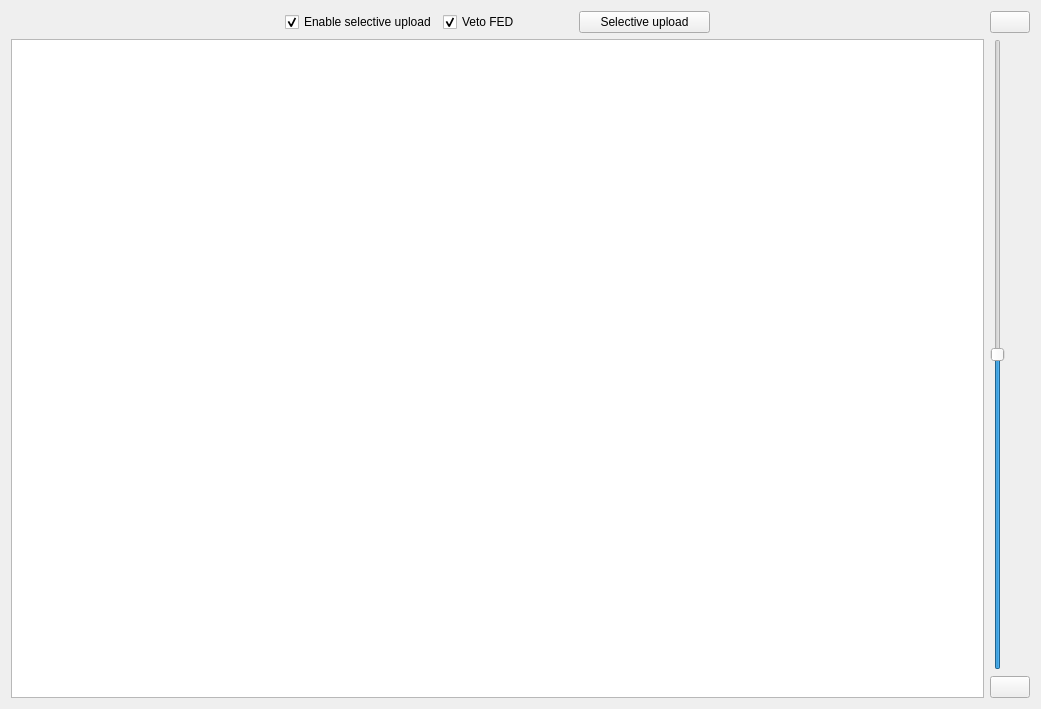
<?xml version="1.0" encoding="UTF-8"?>
<ui version="4.0">
 <class>FedMap</class>
 <widget class="QConnectedTabWidget" name="FedMap">
  <property name="geometry">
   <rect>
    <x>0</x>
    <y>0</y>
    <width>1041</width>
    <height>709</height>
   </rect>
  </property>
  <property name="windowTitle">
   <string>FED Map</string>
  </property>
  <layout class="QHBoxLayout" name="horizontalLayout_2">
   <item>
    <layout class="QHBoxLayout" name="horizontalLayout">
     <item>
      <layout class="QVBoxLayout" name="verticalLayout_2">
       <item>
        <layout class="QHBoxLayout" name="horizontalLayout_3">
         <item>
          <widget class="QLabel" name="bufferLabel1">
           <property name="text">
            <string/>
           </property>
          </widget>
         </item>
         <item>
          <widget class="QLabel" name="bufferLabel2">
           <property name="text">
            <string/>
           </property>
          </widget>
         </item>
         <item>
          <widget class="QCheckBox" name="chkEnable">
           <property name="text">
            <string>Enable selective upload</string>
           </property>
           <property name="checked">
            <bool>true</bool>
           </property>
          </widget>
         </item>
         <item>
          <widget class="QCheckBox" name="chkVeto">
           <property name="text">
            <string>Veto FED</string>
           </property>
           <property name="checked">
            <bool>true</bool>
           </property>
          </widget>
         </item>
         <item>
          <widget class="QPushButton" name="btnUpload">
           <property name="text">
            <string>Selective upload</string>
           </property>
          </widget>
         </item>
         <item>
          <widget class="QLabel" name="bufferLabel3">
           <property name="text">
            <string/>
           </property>
          </widget>
         </item>
         <item>
          <widget class="QLabel" name="bufferLabel4">
           <property name="text">
            <string/>
           </property>
          </widget>
         </item>
        </layout>
       </item>
       <item>
        <widget class="FedGraphicsView" name="graphicsView"/>
       </item>
      </layout>
     </item>
     <item>
      <layout class="QVBoxLayout" name="verticalLayout">
       <item>
        <widget class="QPushButton" name="btnZoomIn">
         <property name="text">
          <string/>
         </property>
         <property name="icon">
          <iconset>
           <normaloff>images/zoomin.png</normaloff>images/zoomin.png</iconset>
         </property>
        </widget>
       </item>
       <item>
        <widget class="QSlider" name="zoomSlider">
         <property name="minimum">
          <number>-50</number>
         </property>
         <property name="maximum">
          <number>50</number>
         </property>
         <property name="value">
          <number>0</number>
         </property>
         <property name="orientation">
          <enum>Qt::Vertical</enum>
         </property>
        </widget>
       </item>
       <item>
        <widget class="QPushButton" name="btnZoomOut">
         <property name="text">
          <string/>
         </property>
         <property name="icon">
          <iconset>
           <normaloff>images/zoomout.png</normaloff>images/zoomout.png</iconset>
         </property>
        </widget>
       </item>
      </layout>
     </item>
    </layout>
   </item>
  </layout>
 </widget>
 <customwidgets>
  <customwidget>
   <class>QConnectedTabWidget</class>
   <extends>QWidget</extends>
   <header>QConnectedTabWidget.h</header>
   <container>1</container>
  </customwidget>
  <customwidget>
   <class>FedGraphicsView</class>
   <extends>QGraphicsView</extends>
   <header location="global">FedGraphicsView.h</header>
  </customwidget>
 </customwidgets>
 <resources/>
 <connections/>
</ui>
